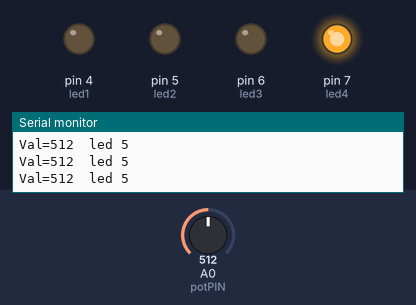
Recording of a sketch running on a simulated Arduino Uno, built with avr-gcc and run on an emulated ATmega328P. Parts: output pins drawn as LEDs (lit = HIGH), the last lines printed to the serial monitor. The inputs (shaded band) are chosen by the test bench; at power-on: A0 (potPIN) = 512.

Above: at 1.2 s.
1.3 s: A0 (potPIN) set to 108
At 2.5 s:
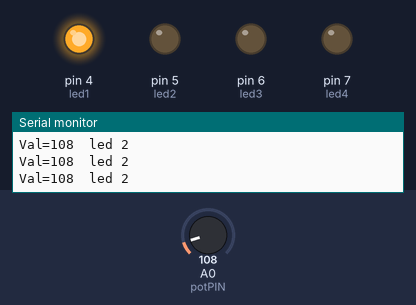
2.8 s: A0 (potPIN) set to 94
5.8 s: A0 (potPIN) set to 1023
At 7.0 s:
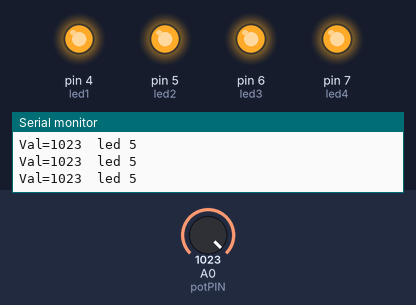
7.3 s: A0 (potPIN) set to 985
8.8 s: A0 (potPIN) set to 54
At 9.7 s:
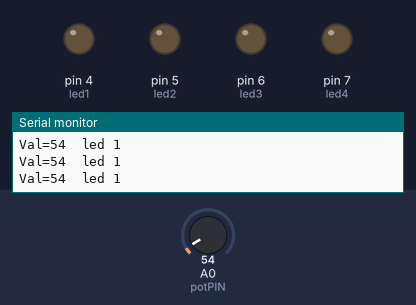
10.3 s: A0 (potPIN) set to 74
At 10.9 s:
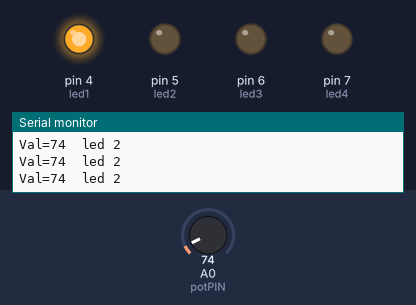
Timing chart, 0 to 13.3 s (numbered marks = the images above; inputs shaded):
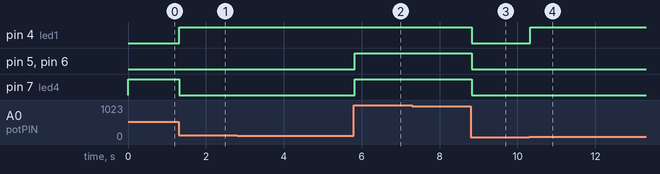

The sketch:

code.ino
```cpp
/*
--> Création d'un compteur binaire avec un potentiomètre et 4 LED
  Fait par Delestre Noah
  Creation date : 12/10/2023
  Last update : 12/10/2023
*/


#define led1 4
#define led2 5
#define led3 6
#define led4 7
int potPIN = A0;
int readValue;

int sens = 0;
unsigned char nbr = 0;
unsigned char reste = 0;
float Pot;

void setup() {
 Serial.begin(9600);
 pinMode(led1, OUTPUT);
 pinMode(led2, OUTPUT);
 pinMode(led3, OUTPUT);
 pinMode(led4, OUTPUT);
}

void loop() {
  readValue = analogRead(potPIN);
  Serial.print("\Val=");
    Serial.print(readValue);
    if (readValue < 64) {
        Serial.println("\tled 1");
        digitalWrite(led1, LOW);
        digitalWrite(led2, LOW);
        digitalWrite(led3, LOW);
        digitalWrite(led4, LOW);
    }
    else if (readValue >= 64 && readValue < 128) {
        Serial.println("\tled 2");
        digitalWrite(led1, HIGH);
        digitalWrite(led2, LOW);
        digitalWrite(led3, LOW);
        digitalWrite(led4, LOW);
    }
    else if (readValue >= 128 && readValue < 192) {
        Serial.println("\tled 3");
        digitalWrite(led1, LOW);
        digitalWrite(led2, HIGH);
        digitalWrite(led3, LOW);
        digitalWrite(led4, LOW);
    }
    else if (readValue >= 192 && readValue < 256) {
        Serial.println("\tled 4");
        digitalWrite(led1, HIGH);
        digitalWrite(led2, HIGH);
        digitalWrite(led3, LOW);
        digitalWrite(led4, LOW);
    }
    else if (readValue >= 256 && readValue < 320) {
        Serial.println("\tled 5");
        digitalWrite(led1, LOW);
        digitalWrite(led2, LOW);
        digitalWrite(led3, HIGH);
        digitalWrite(led4, LOW);
    }
    else if (readValue >= 320 && readValue < 384) {
        Serial.println("\tled 5");
        digitalWrite(led1, HIGH);
        digitalWrite(led2, LOW);
        digitalWrite(led3, HIGH);
        digitalWrite(led4, LOW);
    }
    else if (readValue >= 384 && readValue < 448) {
        Serial.println("\tled 5");
        digitalWrite(led1, LOW);
        digitalWrite(led2, HIGH);
        digitalWrite(led3, HIGH);
        digitalWrite(led4, LOW);
    }
    else if (readValue >= 448 && readValue < 512) {
        Serial.println("\tled 5");
        digitalWrite(led1, HIGH);
        digitalWrite(led2, HIGH);
        digitalWrite(led3, HIGH);
        digitalWrite(led4, LOW);
    }
    else if (readValue >= 512 && readValue < 576) {
        Serial.println("\tled 5");
        digitalWrite(led1, LOW);
        digitalWrite(led2, LOW);
        digitalWrite(led3, LOW);
        digitalWrite(led4, HIGH);
    }
    else if (readValue >= 576 && readValue < 640) {
        Serial.println("\tled 2");
        digitalWrite(led1, HIGH);
        digitalWrite(led2, LOW);
        digitalWrite(led3, LOW);
        digitalWrite(led4, HIGH);
    }
    else if (readValue >= 640 && readValue < 704) {
        Serial.println("\tled 3");
        digitalWrite(led1, LOW);
        digitalWrite(led2, HIGH);
        digitalWrite(led3, LOW);
        digitalWrite(led4, HIGH);
    }
    else if (readValue >= 704 && readValue < 768) {
        Serial.println("\tled 4");
        digitalWrite(led1, HIGH);
        digitalWrite(led2, HIGH);
        digitalWrite(led3, LOW);
        digitalWrite(led4, HIGH);
    }
    else if (readValue >= 768 && readValue < 832) {
        Serial.println("\tled 5");
        digitalWrite(led1, LOW);
        digitalWrite(led2, LOW);
        digitalWrite(led3, HIGH);
        digitalWrite(led4, HIGH);
    }
    else if (readValue >= 832 && readValue < 896) {
        Serial.println("\tled 5");
        digitalWrite(led1, HIGH);
        digitalWrite(led2, LOW);
        digitalWrite(led3, HIGH);
        digitalWrite(led4, HIGH);
    }
    else if (readValue >= 896 && readValue < 960) {
        Serial.println("\tled 5");
        digitalWrite(led1, LOW);
        digitalWrite(led2, HIGH);
        digitalWrite(led3, HIGH);
        digitalWrite(led4, HIGH);
    }
    else if (readValue >= 960 && readValue < 1024) {
        Serial.println("\tled 5");
        digitalWrite(led1, HIGH);
        digitalWrite(led2, HIGH);
        digitalWrite(led3, HIGH);
        digitalWrite(led4, HIGH);
    }
  }
  //delay(50);

 /* Serial.println(nbr);

  //reste = nbr % 2;
  if ((nbr % 2) > 0) {
    digitalWrite(led1, HIGH);
  }
  else{
    digitalWrite(led1, LOW);
  }

  //reste = nbr % 4;
  if ((nbr % 4) > 1) {
    digitalWrite(led2, HIGH);
  }
  else{
    digitalWrite(led2, LOW);
  }

  //reste = nbr % 8;
  if ((nbr % 8) > 3) {
    digitalWrite(led3, HIGH);
  }
  else{
    digitalWrite(led3, LOW);
  }

  //reste = nbr % 16;
  if ((nbr % 16) > 7) {
    digitalWrite(led4, HIGH);
  }
  else{
    digitalWrite(led4, LOW);
  }

  delay(100);
}*/
```

Measured:
- after the input at 1.3 s, pin 4 (led1): LOW → HIGH at once; pin 7 (led4): HIGH → LOW at once
- after the input at 5.8 s, pin 5 (led2), pin 6 (led3), pin 7 (led4): LOW → HIGH at once
- after the input at 8.8 s, pin 4 (led1), pin 5 (led2), pin 6 (led3), pin 7 (led4): HIGH → LOW at once
- after the input at 10.3 s, pin 4 (led1): LOW → HIGH at once
